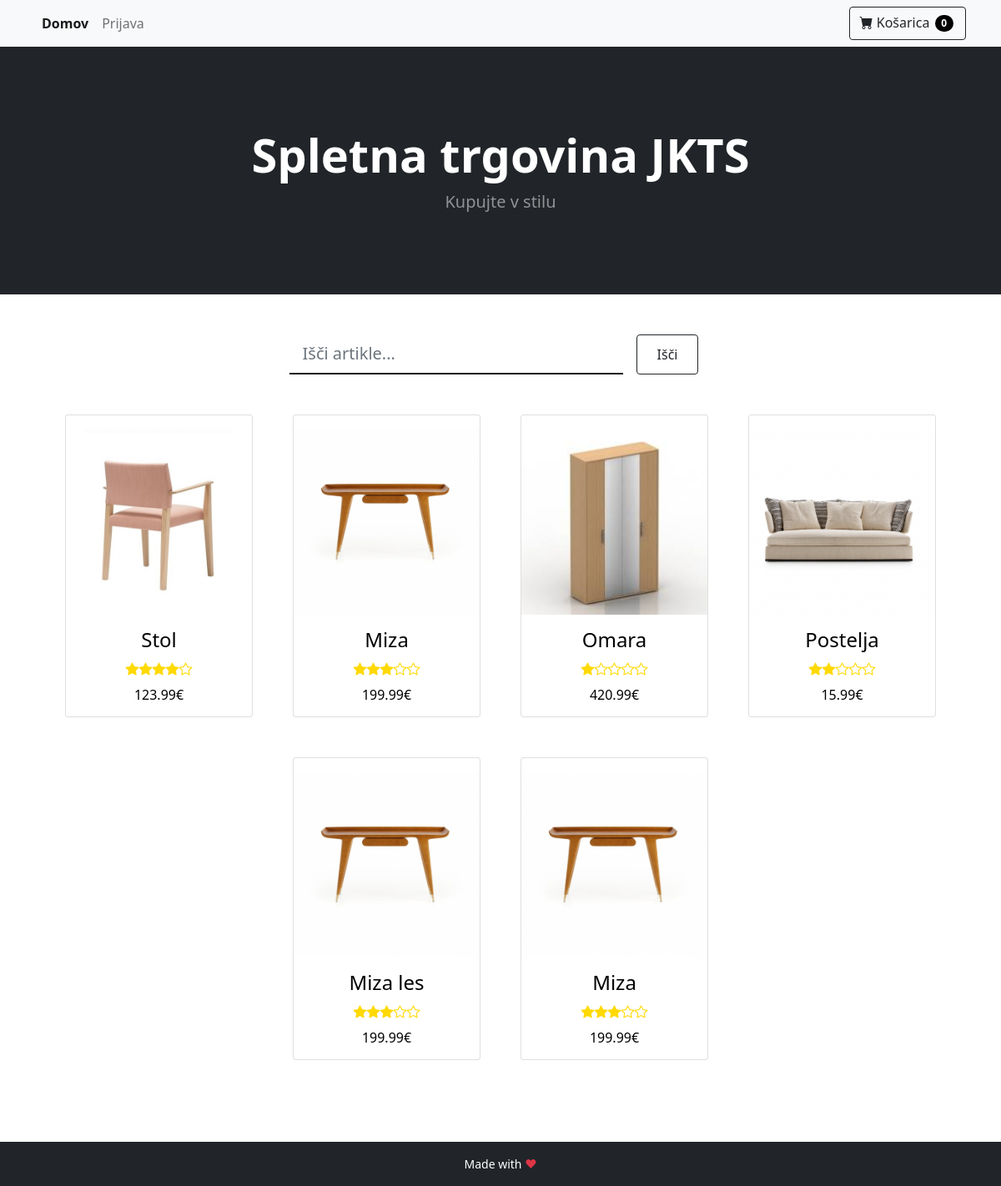
The page / on the database its author committed.
### tables this page shows
CREATE TABLE IF NOT EXISTS `article` (
    `id` INT AUTO_INCREMENT PRIMARY KEY,
    `title` TEXT NOT NULL,
    `description` TEXT NOT NULL,
    `price` FLOAT NOT NULL,
    `photo` TEXT NOT NULL,
    `review` INT NOT NULL,
    `sumReview` INT NOT NULL,
    `numReview` INT NOT NULL
);

### ViewHelper.php (called while the page is built, shortened)
<?php
class ViewHelper {
    public static function render($file, $variables = array()) {
        extract($variables);
        include($file);
        return ob_get_clean();
    }
}

### model/database_init.php (called while the page is built, shortened)
<?php
class DBInit {
    private static $host = "localhost";
    private static $user = "root";
    private static $password = "ep";
    private static $schema = "webshop";
    private static $instance = null;
    public static function getInstance() {
        if (!self::$instance) {
            $config = "mysql:host=" . self::$host
                    . ";dbname=" . self::$schema;
            $options = array(
                PDO::ATTR_ERRMODE => PDO::ERRMODE_EXCEPTION,
                PDO::ATTR_DEFAULT_FETCH_MODE => PDO::FETCH_ASSOC,
                PDO::ATTR_PERSISTENT => true,
                PDO::MYSQL_ATTR_INIT_COMMAND => 'SET NAMES utf8'
            );
            self::$instance = new PDO($config, self::$user, self::$password, $options);
        }
        return self::$instance;
    }
}

### model/AbstractDB.php (called while the page is built, shortened)
<?php
require_once 'model/database_init.php';
abstract class AbstractDB {
    protected static $dbh = null;
    public static function getConnection() {
        if (is_null(self::$dbh)) {
            self::$dbh = DBInit::getInstance();
        }
        return self::$dbh;
    }
    protected static function query($sql, array $params = array()) {
        $stmt = self::getConnection()->prepare($sql);
        $params_filtered = self::filterParams($sql, $params);
        $stmt->execute($params_filtered);
        return $stmt->fetchAll();
    }
    protected static function filterParams($sql, array $params) {
        $sql_split = preg_split("/[\(\) ,]/", $sql);
        $sql_params = array_values(preg_grep('/^:/', $sql_split));
        $result = array();
        return $result;
    }
    protected static function alterKeys(array $params) {
        $result = array();
        return $result;
    }
}

### model/ArticleDB.php (called while the page is built, shortened)
<?php
require_once 'model/AbstractDB.php';
class ArticleDB extends AbstractDB {
    public static function getAll() {
        return parent::query("SELECT id, title, description, price, photo, review, sumReview, numReview"
                        . " FROM article"
                        . " ORDER BY id ASC");
    }
}

### view/index.php (the view, shortened to what this page needs)
<!doctype html>
<html lang="en">
    <head>
        <link href="../public/css/style.css" rel="stylesheet" />
        <link href="https://cdn.jsdelivr.net/npm/bootstrap@5.1.3/dist/css/bootstrap.min.css" rel="stylesheet"
>
        <link href="https://cdn.jsdelivr.net/npm/bootstrap-icons@1.5.0/font/bootstrap-icons.css" rel="stylesheet" />
    </head>
    <body>
        <?php include("layout/navbar.php") ?>
        <header class="bg-dark py-5">
            <div class="container px-4 px-lg-5 my-5">
                <div class="text-center text-white">
                    <h1 class="display-4 fw-bolder">Spletna trgovina JKTS</h1>
                    <p class="lead fw-normal text-white-50 mb-0">Kupujte v stilu</p>
                </div>
            </div>
        </header>
        <div class="container mt-5 d-flex justify-content-center">
            <div class="row">
                <form action="<?= BASE_URL ?>" method="POST" class="d-flex">
                    <input class="sign form-control form-control-lg form-control-borderless" type="text" name="search" placeholder="Išči artikle...">
                    <button class="btn btn-outline-dark mx-3 px-4" type="submit">Išči</button>
                </form>
            </div>
        </div>
        <div class="container px-4 px-lg-5 mt-5">
            <div class="row gx-4 gx-lg-5 row-cols-2 row-cols-md-3 row-cols-xl-4 justify-content-center">
                <?php foreach ($articles as $article): ?>
                    <div class="col mb-5">
                        <a href="<?= BASE_URL . "product?id=" . $article["id"] ?>">
                            <div class="card">
                                <img class="card-image pt-3" src="../public/assets/<?= $article["photo"] ?>" />
                                <div class="card-body">
                                    <h4 class="card-name"><?= $article["title"] ?></h5>
                                        <div class="card-stars">
                                            <?php
                                            $empty = 5 - $article["review"];
                                            for ($i = 0; $i < $article["review"]; $i++) {
                                                echo '<div class="bi-star-fill"></div>';
                                            }
                                            for ($i = 0; $i < $empty; $i++) {
                                                echo '<div class="bi-star"></div>';
                                            }
                                            ?>
                                        </div>
                                        <h5 class="card-price"><?= $article["price"] ?>€</h5>
                                </div>
                            </div>
                        </a>
                    </div>
                <?php endforeach ?>
            </div>
        </div>
        <?php include("layout/footer.php") ?>
    </body>
</html>

### public/css/style.css (style rules this page uses)
.card { text-align: center; transition: box-shadow 0.2s; }
.card-body { padding: 0px; }
.card-price { font-size: 16px; padding-top: 10px; margin-bottom: 0; }
.card-stars { display: flex; justify-content: center; color: rgb(255, 217, 0); }
.col a { text-decoration: none; color: black; }
.sign { width: 400px !important; border-left: none !important; border-right: none !important; border-top: none !important; border-radius: 0 !important; border-bottom: 2px rgb(24, 24, 24) solid !important; }

### rows shown on the page
article: photo (picture), title "Stol", review 4 (drawn), price "123.99"
article: photo (picture), title "Miza", review 3 (drawn), price "199.99"
article: photo (picture), title "Omara", review 1 (drawn), price "420.99"
article: photo (picture), title "Postelja", review 2 (drawn), price "15.99"
article: photo (picture), title "Miza les", review 3 (drawn), price "199.99"
article: photo (picture), title "Miza", review 3 (drawn), price "199.99"
